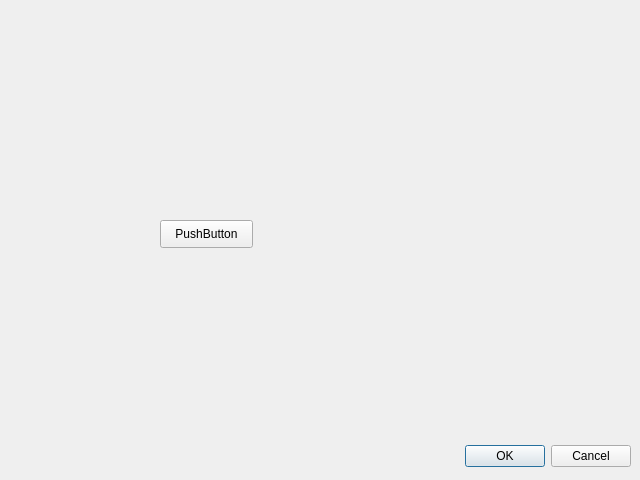
<?xml version="1.0" encoding="UTF-8"?>
<ui version="4.0">
 <class>Dialog</class>
 <widget class="QDialog" name="Dialog">
  <property name="geometry">
   <rect>
    <x>0</x>
    <y>0</y>
    <width>640</width>
    <height>480</height>
   </rect>
  </property>
  <property name="windowTitle">
   <string>Dialog</string>
  </property>
  <widget class="QDialogButtonBox" name="buttonBox">
   <property name="geometry">
    <rect>
     <x>10</x>
     <y>440</y>
     <width>621</width>
     <height>32</height>
    </rect>
   </property>
   <property name="orientation">
    <enum>Qt::Horizontal</enum>
   </property>
   <property name="standardButtons">
    <set>QDialogButtonBox::Cancel|QDialogButtonBox::Ok</set>
   </property>
  </widget>
  <widget class="QStackedWidget" name="stackedWidget">
   <property name="geometry">
    <rect>
     <x>0</x>
     <y>0</y>
     <width>541</width>
     <height>411</height>
    </rect>
   </property>
   <property name="currentIndex">
    <number>1</number>
   </property>
   <widget class="QWidget" name="page">
    <widget class="QPushButton" name="pushButton">
     <property name="geometry">
      <rect>
       <x>120</x>
       <y>200</y>
       <width>93</width>
       <height>28</height>
      </rect>
     </property>
     <property name="text">
      <string>PushButton</string>
     </property>
    </widget>
   </widget>
   <widget class="QWidget" name="page_3">
    <widget class="QPushButton" name="pushButton_2">
     <property name="geometry">
      <rect>
       <x>160</x>
       <y>220</y>
       <width>93</width>
       <height>28</height>
      </rect>
     </property>
     <property name="text">
      <string>PushButton</string>
     </property>
    </widget>
   </widget>
   <widget class="QWidget" name="page_2"/>
  </widget>
  <zorder>stackedWidget</zorder>
  <zorder>buttonBox</zorder>
 </widget>
 <resources/>
 <connections>
  <connection>
   <sender>buttonBox</sender>
   <signal>accepted()</signal>
   <receiver>Dialog</receiver>
   <slot>accept()</slot>
   <hints>
    <hint type="sourcelabel">
     <x>248</x>
     <y>254</y>
    </hint>
    <hint type="destinationlabel">
     <x>157</x>
     <y>274</y>
    </hint>
   </hints>
  </connection>
  <connection>
   <sender>buttonBox</sender>
   <signal>rejected()</signal>
   <receiver>Dialog</receiver>
   <slot>reject()</slot>
   <hints>
    <hint type="sourcelabel">
     <x>316</x>
     <y>260</y>
    </hint>
    <hint type="destinationlabel">
     <x>286</x>
     <y>274</y>
    </hint>
   </hints>
  </connection>
 </connections>
</ui>
